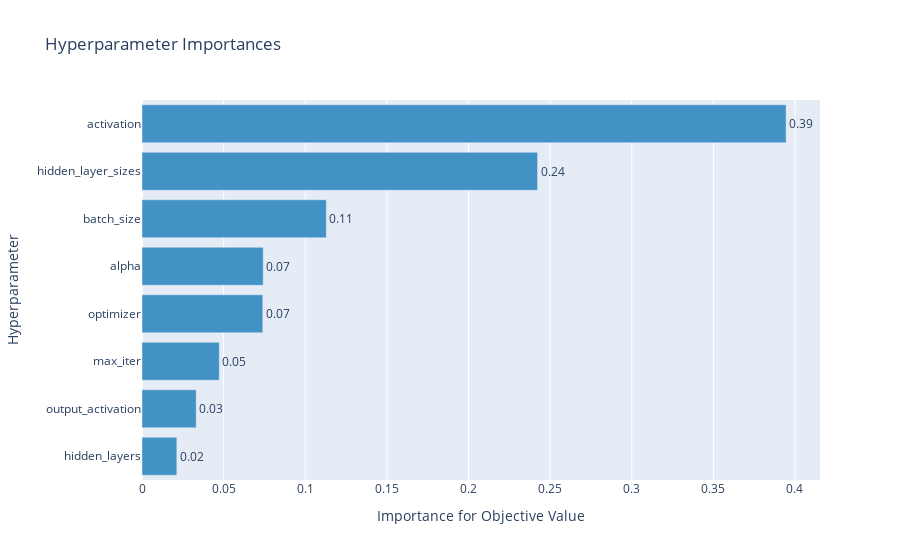

Notebook cell for this chart:
### Code cell
optuna.visualization.plot_param_importances(study_2)

### Figure 1 — Plotly figure (JSON) as saved in the notebook; plotly's stock layout.template omitted (floating-point values rounded to 4 significant figures)
{"data": [{"cliponaxis": false, "hovertemplate": ["hidden_layers (IntDistribution): 0.021340290344093512<extra></extra>", "output_activation (CategoricalDistribution): 0.03319997315597251<extra></extra>", "max_iter (CategoricalDistribution): 0.04735581364176979<extra></extra>", "optimizer (CategoricalDistribution): 0.07400778180899854<extra></extra>", "alpha (CategoricalDistribution): 0.07425095095824927<extra></extra>", "batch_size (CategoricalDistribution): 0.11292638839971304<extra></extra>", "hidden_layer_sizes (CategoricalDistribution): 0.24234687087447698<extra></extra>", "activation (CategoricalDistribution): 0.3945719308167265<extra></extra>"], "marker": {"color": "rgb(66,146,198)"}, "orientation": "h", "text": ["0.02", "0.03", "0.05", "0.07", "0.07", "0.11", "0.24", "0.39"], "textposition": "outside", "type": "bar", "x": [0.02134, 0.0332, 0.04736, 0.07401, 0.07425, 0.1129, 0.2423, 0.3946], "y": ["hidden_layers", "output_activation", "max_iter", "optimizer", "alpha", "batch_size", "hidden_layer_sizes", "activation"]}], "layout": {"showlegend": false, "title": {"text": "Hyperparameter Importances"}, "xaxis": {"title": {"text": "Importance for Objective Value"}}, "yaxis": {"title": {"text": "Hyperparameter"}}}}
